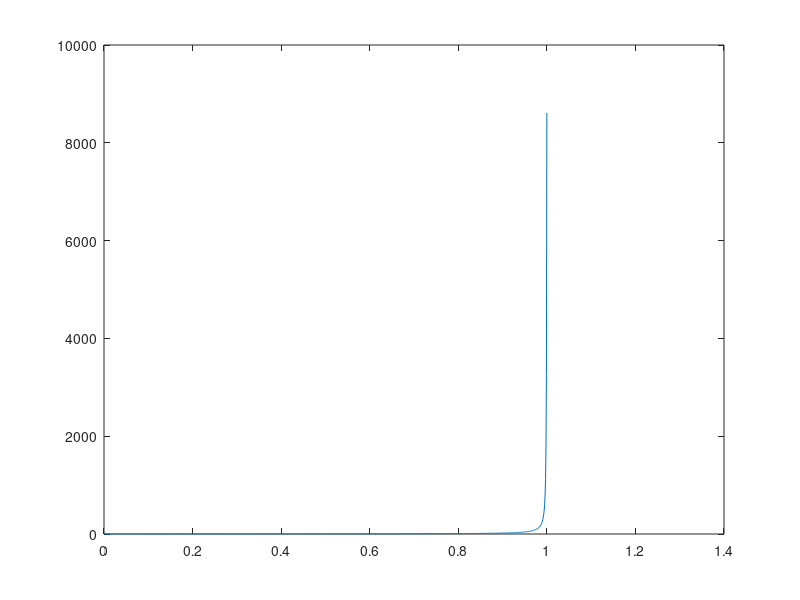

Write MATLAB code to recreate this figure.


t=zeros(201,1);
y=zeros(201,1);
t(1)=0;
y(1)=1; %초기값
for i=1:1000
    t(i+1)=t(i)+0.001;
    y(i+1)=y(i)+0.001*(2*t(i)*y(i)+(y(i)^2/2)+1);
end
plot(t,y)
  